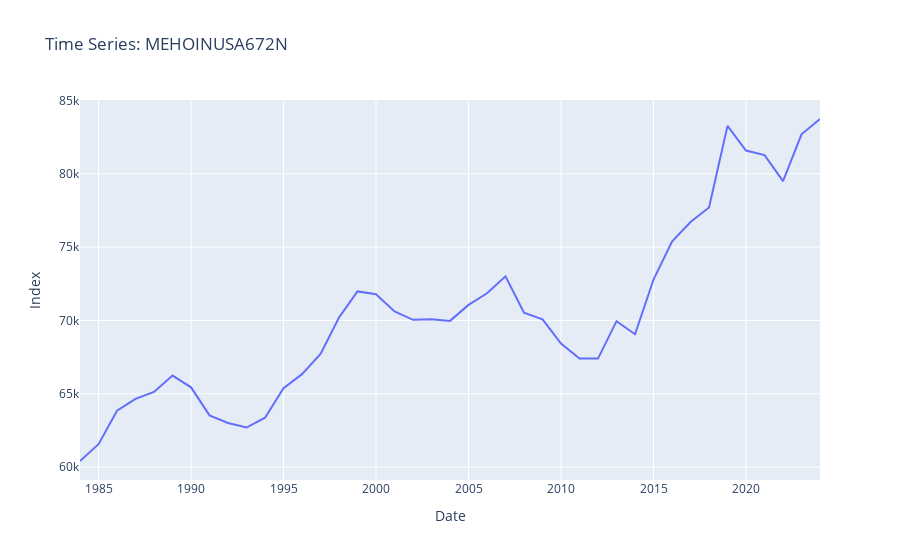

Write notebook code for a chart like this one.
### Markdown cell above
# <font color= #99C8F5> **Visualization** </font>

### Code cell
try:
    fred = Fred(api_key=FRED_API_KEY)

    # Usaremos 'MEHOINUSA672N': Real Median Household Income 
    series_id = 'MEHOINUSA672N'
    df = pd.DataFrame(fred.get_series(series_id), columns=['value'])
    df.index.name = 'date'

    # IMPORTANTE: Establecemos la frecuencia explícita (Mensual - Inicio)
    df.index = pd.DatetimeIndex(df.index).to_period('M').to_timestamp()
    df.index.freq = 'MS'

except Exception as e:
    print(f"Error: {e}")

fig = px.line(df, x=df.index, y='value', title=f'Time Series: {series_id}')
fig.update_layout(
    xaxis_title='Date',
    yaxis_title='Index',

)
fig.show()
